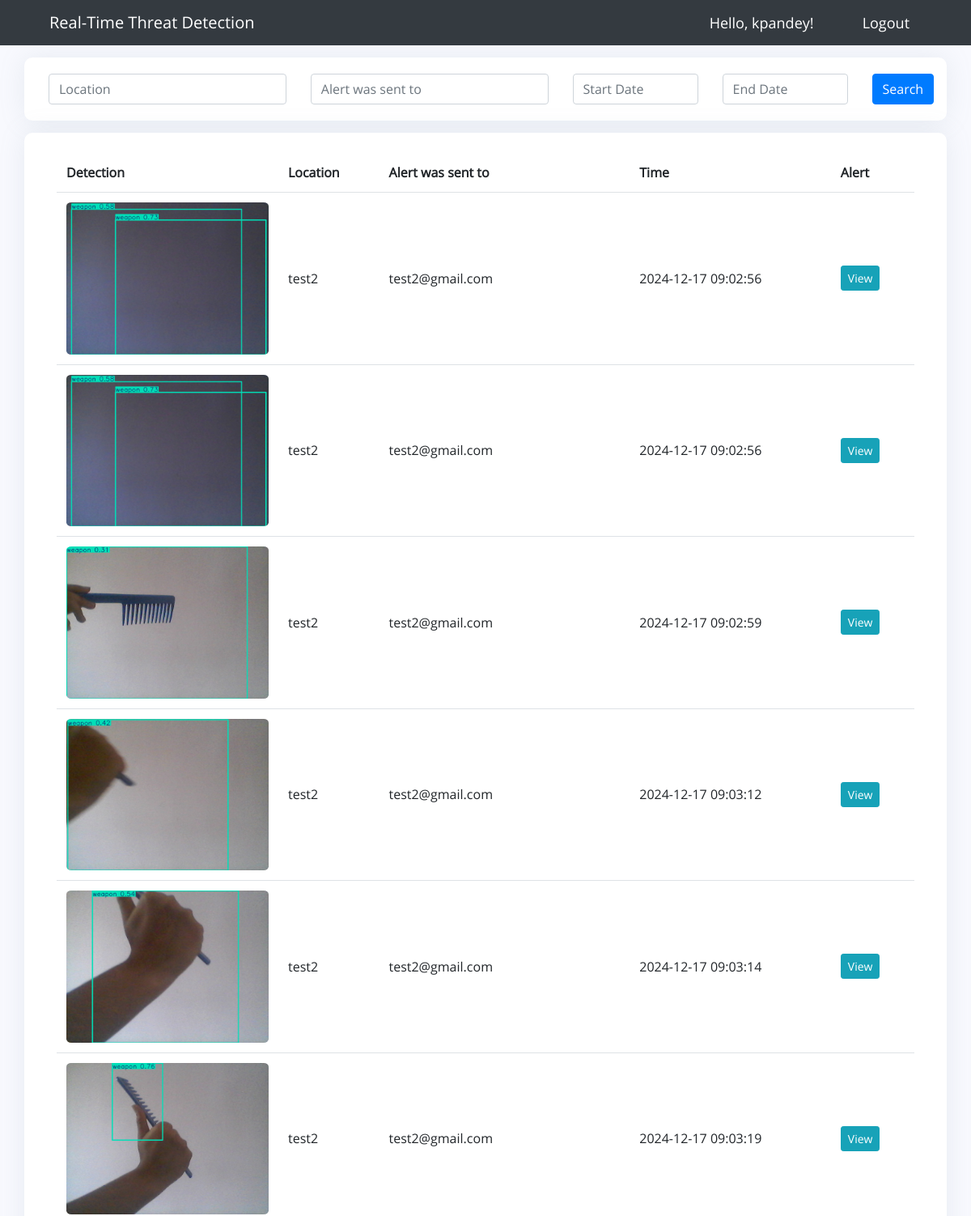
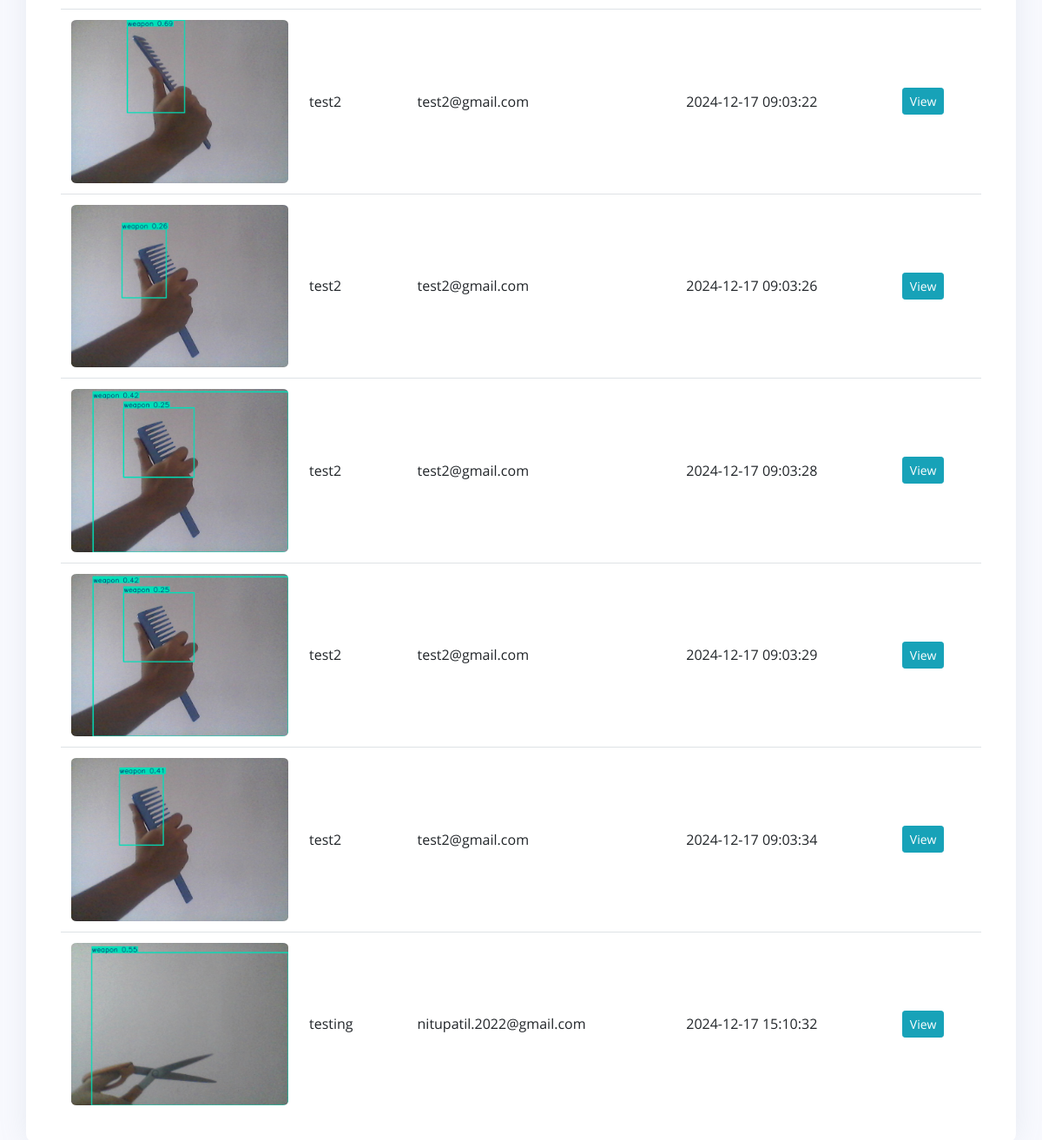
The app's page / (signed in) with its own data (2 pictures, top to bottom).
### detection/models.py (models this page shows)
class UploadAlert(models.Model):
    image = models.ImageField("Uploaded image", upload_to=scramble_uploaded_filename)
    user_ID = models.ForeignKey(Token, on_delete=models.CASCADE)
    alert_receiver = models.CharField(max_length=200)
    location = models.CharField(max_length=200)
    date_created = models.DateTimeField(auto_now_add=True)

### detection/views.py (the view)
# urls.py: path('', views.home, name='home'),
@login_required(login_url='login')
def home(request):
	token = Token.objects.get(user=request.user)
	uploadAlert = UploadAlert.objects.filter(user_ID = token)
	myFilter = DetectionFilter(request.GET, queryset=uploadAlert)
	uploadAlert = myFilter.qs
	context = {'myFilter':myFilter, 'uploadAlert':uploadAlert}
	return render(request, 'detection/dashboard.html', context)

### detection/templatetags/event_tags.py (called while the page is built)
@register.filter(name='split')
def split(value, key):
    return str(value).split(key)

### detection/templates/detection/dashboard.html (shortened to what this page needs)
{%  extends 'detection/main.html' %}
{% block content %}
{% load event_tags %}
{% load static %}
<div class="limiter">
<div class="container-login100 p-b-0 p-t-0">
	<div class="wrap-login100 p-l-30 p-r-30 p-t-20 p-b-20">
		<div class="Search">
			<form method="get">
				<div class="row">
					<div class="col">
						<input class="form-control" type="text"  placeholder="Location"
						name="{{ myFilter.form.location.name }}"
						id="{{ myFilter.form.location.id_for_label }}"
						maxlength="{{ myFilter.form.location.field.max_length }}"
						{% if myFilter.form.location.field.required %}required{% endif %}>
					</div>
					<div class="col">
						<input class="form-control" type="text"  placeholder="Alert was sent to"
						name="{{ myFilter.form.alert_receiver.name }}"
						id="{{ myFilter.form.alert_receiver.id_for_label }}"
						maxlength="{{ myFilter.form.alert_receiver.field.max_length }}"
						{% if myFilter.form.alert_receiver.field.required %}required{% endif %}>
					</div>
					<div class="col-2">
						<input class="form-control" type="text" id="date" placeholder="Start Date" autocomplete="off"
						name="{{ myFilter.form.start_date.name }}"
						id="{{ myFilter.form.start_date.id_for_label }}"
						maxlength="{{ myFilter.form.start_date.field.max_length }}"
						{% if myFilter.form.start_date.field.required %}required{% endif %}>
					</div>
					<div class="col-2">
						<input class="form-control" type="text" id="date" placeholder="End Date" autocomplete="off"
						name="{{ myFilter.form.end_date.name }}"
						id="{{ myFilter.form.end_date.id_for_label }}"
						maxlength="{{ myFilter.form.end_date.field.max_length }}"
						{% if myFilter.form.end_date.field.required %}required{% endif %}>
					</div>
					<div class="col-1">
						<button class="btn btn-primary" type="submit">Search</button>
					</div>
				  </div>
			</form>
		</div>
</div>
</div>
</div>
<div class="limiter">
<div class="container-login100 p-t-0">
<div class="wrap-login100 p-l-40 p-r-40 p-t-25 p-b-15">
			<table class="table table-image">
				<tr>
					<th scope="col" class="top-row">Detection</th>
					<th scope="col" class="top-row">Location</th>
					<th scope="col" class="top-row">Alert was sent to</th>
					<th scope="col" class="top-row">Time</th>
					<th scope="col" class="top-row">Alert</th>
				</tr>
				{% for alert in uploadAlert %}
				<tr>
					<td class="w-25"><img style="max-width: 250px; max-height: 150x; border-radius: 2.5%;"
						class="img-fluid" src='http://127.0.0.1:8000/static/images/{{alert.image}}'/></td>
					<td>{{alert.location}}</td>
					<td>{{alert.alert_receiver}}</td>
					<td>{{alert.date_created|date:"Y-m-d H:i:s"}}</td>
					{% with uuid=alert.image|split:"." %}
					<td><a class="btn btn-sm btn-info" href="/alert/{{uuid.0}}">View</a></td>
					{% endwith %}
				</tr>
				{% endfor %}
			</table>
</div>
</div>
</div>
{% endblock %}

### detection/templates/detection/main.html (shortened to what this page needs)
{% load static %}
<!DOCTYPE html>
<html>
<head>
	<link rel="stylesheet" href="https://stackpath.bootstrapcdn.com/bootstrap/4.3.1/css/bootstrap.min.css">
	<link rel="stylesheet" type="text/css" href="{% static '/css/dashboard.css' %}">
	<link rel="stylesheet" type="text/css" href="{% static '/css/util.css' %}">
	<link rel="stylesheet" href="https://cdnjs.cloudflare.com/ajax/libs/bootstrap-datepicker/1.4.1/css/bootstrap-datepicker3.css"/>
</head>
<body>
	{%  include 'detection/navbar.html' %}
	<div class="container-fluid">
	{% block content %}
	{% endblock %}
    </div>
</body>
</html>

### detection/templates/detection/navbar.html
{% load static %}
<link rel="stylesheet" type="text/css" href="{% static '/css/navbar.css' %}">
<link rel="stylesheet" type="text/css" href="{% static '/css/util.css' %}">
<nav class="navbar navbar-dark bg-dark justify-content-between">
    <span class="navbar-brand" style="margin-left: 45px;">Real-Time Threat Detection</span>
    <ul class="form-inline my-2 my-lg-0">
      <span class="hello-msg">Hello, {{request.user}}!</span>
      <span ><a class="hello-msg" href="{% url 'logout' %}">Logout</a></span>
    </ul>
  </nav>

### static/css/dashboard.css (style rules this page uses)
* { margin: 0px; padding: 0px; box-sizing: border-box; }
body, html { height: 100%; font-family: OpenSans-Regular, sans-serif; background: #f8f9fe; }
a { font-family: OpenSans-Regular; font-size: 14px; line-height: 1.7; color: #666666; margin: 0px; transition: all 0.4s; -webkit-transition: all 0.4s; -o-transition: all 0.4s; -moz-transition: all 0.4s; }
ul, li { margin: 0px; list-style-type: none; }
input { outline: none; }
button { outline: none !important; border: none; background: transparent; }
.limiter { width: 100%; margin: 0 auto; }
.container-login100 { width: 100%; height: 10%; min-height: 13.5vh; display: -webkit-box; display: -webkit-flex; display: -moz-box; display: -ms-flexbox; display: flex; flex-wrap: wrap; justify-content: center; align-items: center; padding: 15px; }
.wrap-login100 { width: 100%; background: #fff; border-radius: 10px; overflow: hidden; box-shadow: 0 0 2rem 0 rgba(136, 152, 170, .15) !important; }
.table-image td, .table-image th { vertical-align: middle; }
.table th { border-top: 0px solid #dee2e6; }
.table td { padding: .75rem; border-top: 1px solid #dee2e6; }

### static/css/navbar.css (style rules this page uses)
* { margin: 0px; padding: 0px; box-sizing: border-box; }
body, html { height: 100%; font-family: OpenSans-Regular, sans-serif; }
.hello-msg { font-size: 18px; color: #fff; margin-right: 60px; }

### records on screen
UploadAlert: image (picture), location "test2", alert_receiver "test2@gmail.com", date_created "2024-12-17 09:02:56"
UploadAlert: image (picture), location "test2", alert_receiver "test2@gmail.com", date_created "2024-12-17 09:02:56"
UploadAlert: image (picture), location "test2", alert_receiver "test2@gmail.com", date_created "2024-12-17 09:02:59"
UploadAlert: image (picture), location "test2", alert_receiver "test2@gmail.com", date_created "2024-12-17 09:03:12"
UploadAlert: image (picture), location "test2", alert_receiver "test2@gmail.com", date_created "2024-12-17 09:03:14"
UploadAlert: image (picture), location "test2", alert_receiver "test2@gmail.com", date_created "2024-12-17 09:03:19"
UploadAlert: image (picture), location "test2", alert_receiver "test2@gmail.com", date_created "2024-12-17 09:03:22"
UploadAlert: image (picture), location "test2", alert_receiver "test2@gmail.com", date_created "2024-12-17 09:03:26"
UploadAlert: image (picture), location "test2", alert_receiver "test2@gmail.com", date_created "2024-12-17 09:03:28"
UploadAlert: image (picture), location "test2", alert_receiver "test2@gmail.com", date_created "2024-12-17 09:03:29"
UploadAlert: image (picture), location "test2", alert_receiver "test2@gmail.com", date_created "2024-12-17 09:03:34"
UploadAlert: image (picture), location "testing", alert_receiver "nitupatil.2022@gmail.com", date_created "2024-12-17 15:10:32"

### other values on screen
{{ request.user }} "kpandey"
